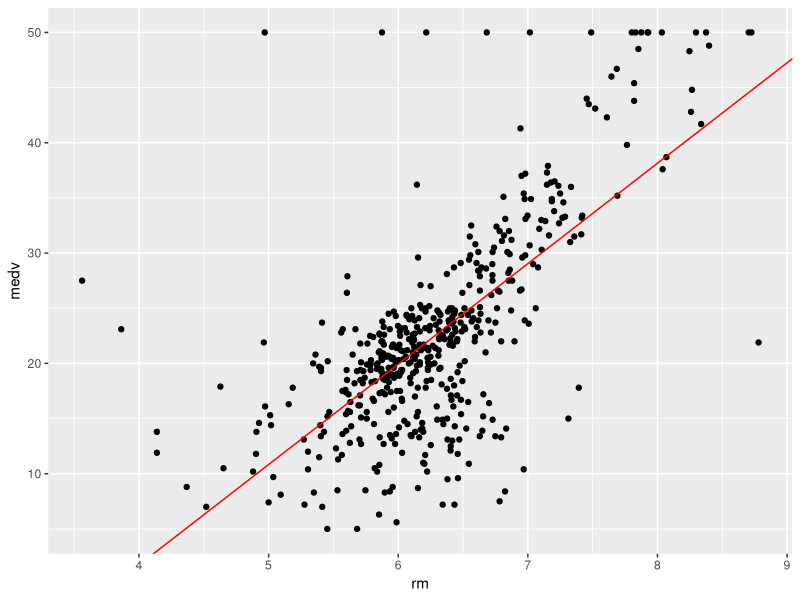
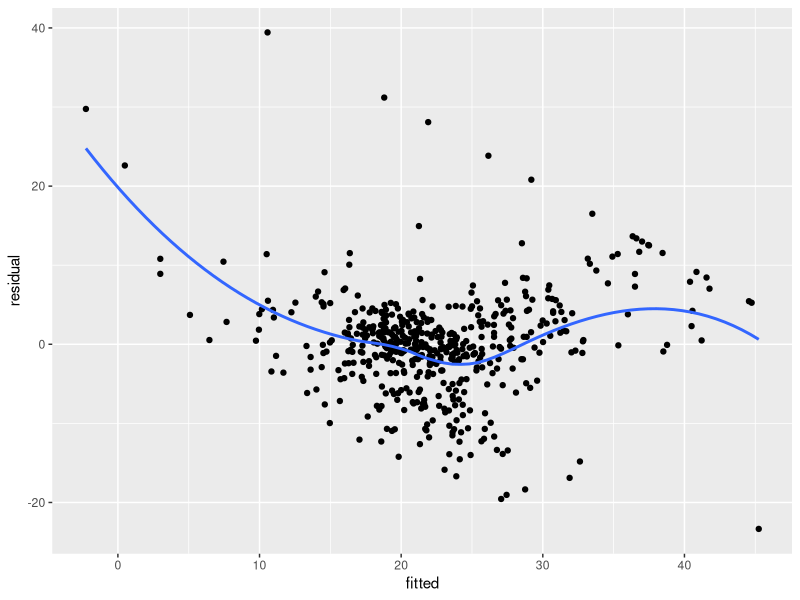
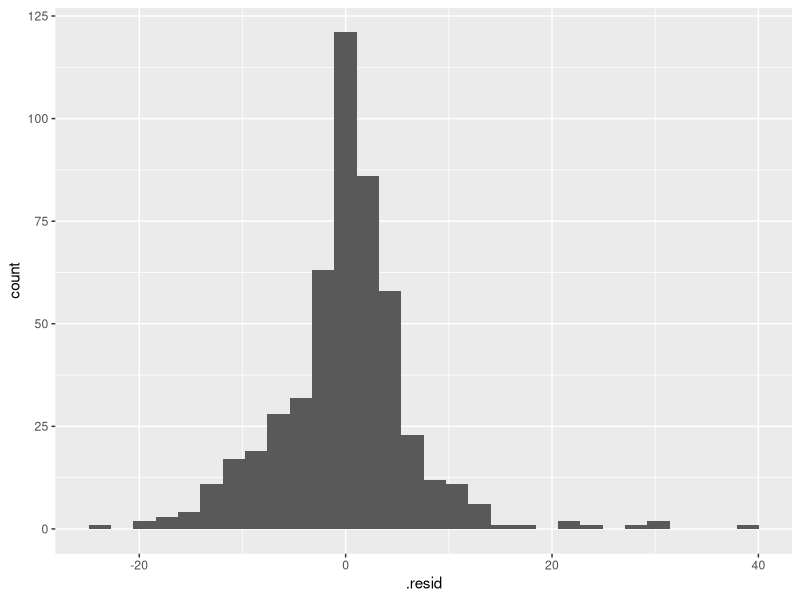

The R source for these figures, in order:
# this file is generated according to the following webpage:
# http://www.r-bloggers.com/how-to-use-data-analysis-for-machine-learning-part-2/
#-----------
# GET DATA
#-----------

data(Boston, package = "MASS")

head(Boston)

#------------------------
# BUILD MODEL USING lm()
#------------------------

lm.boston_simple <- lm(medv ~ rm ,data = Boston)

#-------------------------------
# PLOT LINEAR MODEL ON SCATTER
#-------------------------------


# EXTRACT MODEL COEFFICIENTS

coef.lm_icept <- coef(lm.boston_simple)[1]
coef.lm_slope <- coef(lm.boston_simple)[2]


# PLOT MODEL AND POINTS

require(ggplot2)
ggplot() +
  geom_point(data = Boston, aes(x = rm, y = medv)) +
  geom_abline(intercept = coef.lm_icept, slope = coef.lm_slope, color = "red")

#------------------------------
# SCATTERPLOT: Fitted vs Resid
#------------------------------

df.lm.boston_simple <- fortify(lm.boston_simple)
head(df.lm.boston_simple)

# WITH LOESS SMOOTHE
ggplot(data = df.lm.boston_simple, aes(x = .fitted, y = .resid)) +
  geom_point() + 
  stat_smooth(se = FALSE) +
  labs(x = "fitted", y = "residual")

#-----------------------------
# DIAGNOSTIC PLOT: 
#  Histogram of the Residuals
#-----------------------------

ggplot(data = df.lm.boston_simple, aes(x = .resid)) +
  geom_histogram()
